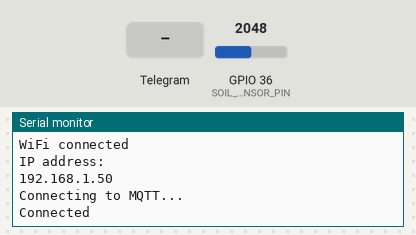
A program run on a simulated ESP32. Shown: the last lines printed to the serial monitor. The inputs (shaded band) are chosen by the test bench; at power-on: GPIO 36 (SOIL_HUMIDITY_SENSOR_PIN) = 2048. WiFi joins after 1.5 s; servers stay silent unless stated; no MQTT or app messages arrive unless stated.

Above: at 5.8 s.
5.9 s: Telegram message "/start" received
At 11.4 s:
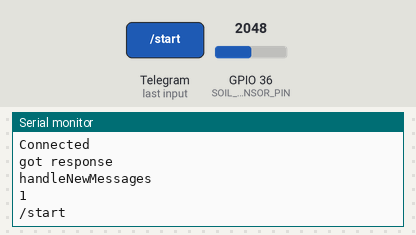
11.8 s: Telegram message "/humidity" received
At 16.4 s:
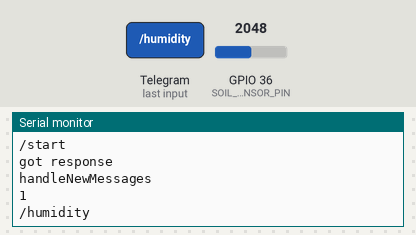

The program:

main.cpp
```cpp
#include "wifi__.h"
#include "mqtt__.h"
#include "soil_sensor.h"
#include "timer.h"
#include "telegram_bot.h"

WiFiClientSecure client;
UniversalTelegramBot bot(BOTtoken, client);

void setup() {
  Serial.begin(115200);

  // setup sensor pin
  pinMode(SOIL_HUMIDITY_SENSOR_PIN, INPUT);

  WiFi.onEvent(WiFiEvent);

  mqttClient.onConnect(onMqttConnect);
  mqttClient.onDisconnect(onMqttDisconnect);
  mqttClient.onSubscribe(onMqttSubscribe);
  mqttClient.onUnsubscribe(onMqttUnsubscribe);
  mqttClient.onMessage(onMqttMessage);
  mqttClient.onPublish(onMqttPublish);
  mqttClient.setServer(MQTT_HOST, MQTT_PORT);

  connectToWifi();

  client.setCACert(TELEGRAM_CERTIFICATE_ROOT); // Add root certificate for api.telegram.org

}

float humidity_value;
int allert_counter = 0;

void loop()
{

  if(millis() % TIMER_INTERVALL_MILLIS >= 0 && millis() % TIMER_INTERVALL_MILLIS < 5){
    humidity_value = GetHumidityValue();

    // publish the value to the mqtt broker
    mqttClient.publish(MQTT_PUB_BONSAI_HUMIDITY_VAL, 0, true, String(humidity_value).c_str());

    // if value less than 50% send allert Telegram msg
    if(humidity_value <= 50){
      if(allert_counter >= ALLERT_DELAY){
        AllertMessages(humidity_value);
        allert_counter = 0;
      } else {
        allert_counter += 1;
      }
    }
    else{
      allert_counter = 0;
    }

    // respond if message is sent
    int numNewMessages = bot.getUpdates(bot.last_message_received + 1);
    while(numNewMessages) {
      Serial.println("got response");
      handleNewMessages(numNewMessages, humidity_value);
      numNewMessages = bot.getUpdates(bot.last_message_received + 1);
    }

    delay(10);
  }

}


// /*
//   Rui Santos
//   Complete project details at https://RandomNerdTutorials.com/telegram-control-esp32-esp8266-nodemcu-outputs/

//   Project created using Brian Lough's Universal Telegram Bot Library: https://github.com/witnessmenow/Universal-Arduino-Telegram-Bot
//   Example based on the Universal Arduino Telegram Bot Library: https://github.com/witnessmenow/Universal-Arduino-Telegram-Bot/blob/master/examples/ESP8266/FlashLED/FlashLED.ino
// */

// #ifdef ESP32
//   #include <WiFi.h>
// #else
//   #include <ESP8266WiFi.h>
// #endif
// #include <WiFiClientSecure.h>
// #include <UniversalTelegramBot.h>   // Universal Telegram Bot Library written by Brian Lough: https://github.com/witnessmenow/Universal-Arduino-Telegram-Bot
// #include <ArduinoJson.h>

// // Replace with your network credentials
// const char* ssid = "Home&Life SuperWiFi-5CAD";
// const char* password = "NF4KP3RJGR4HHGQL";

// // Initialize Telegram BOT
// #define BOTtoken "5961260527:AAFkAbCBDGXLq9z9qc18lgm1GGTp-ZT4m8k"  // your Bot Token (Get from Botfather)

// // Use @myidbot to find out the chat ID of an individual or a group
// // Also note that you need to click "start" on a bot before it can
// // message you
// #define CHAT_ID "1951988684"

// #ifdef ESP8266
//   X509List cert(TELEGRAM_CERTIFICATE_ROOT);
// #endif

// WiFiClientSecure client;
// UniversalTelegramBot bot(BOTtoken, client);

// // Checks for new messages every 1 second.
// int botRequestDelay = 1000;
// unsigned long lastTimeBotRan;

// const int ledPin = 2;
// bool ledState = LOW;

// // Handle what happens when you receive new messages
// void handleNewMessages(int numNewMessages) {
//   Serial.println("handleNewMessages");
//   Serial.println(String(numNewMessages));

//   for (int i=0; i<numNewMessages; i++) {
//     // Chat id of the requester
//     String chat_id = String(bot.messages[i].chat_id);
//     if (chat_id != CHAT_ID){
//       bot.sendMessage(chat_id, "Unauthorized user", "");
//       continue;
//     }

//     // Print the received message
//     String text = bot.messages[i].text;
//     Serial.println(text);

//     String from_name = bot.messages[i].from_name;

//     if (text == "/start") {
//       String welcome = "Welcome, " + from_name + ".\n";
//       welcome += "Use the following commands to control your outputs.\n\n";
//       welcome += "/led_on to turn GPIO ON \n";
//       welcome += "/led_off to turn GPIO OFF \n";
//       welcome += "/state to request current GPIO state \n";
//       bot.sendMessage(chat_id, welcome, "");
//     }

//     if (text == "/led_on") {
//       bot.sendMessage(chat_id, "LED state set to ON", "");
//       ledState = HIGH;
//       digitalWrite(ledPin, ledState);
//     }

//     if (text == "/led_off") {
//       bot.sendMessage(chat_id, "LED state set to OFF", "");
//       ledState = LOW;
//       digitalWrite(ledPin, ledState);
//     }

//     if (text == "/state") {
//       if (digitalRead(ledPin)){
//         bot.sendMessage(chat_id, "LED is ON", "");
//       }
//       else{
//         bot.sendMessage(chat_id, "LED is OFF", "");
//       }
//     }
//   }
// }

// void setup() {
//   Serial.begin(115200);

//   #ifdef ESP8266
//     configTime(0, 0, "pool.ntp.org");      // get UTC time via NTP
//     client.setTrustAnchors(&cert); // Add root certificate for api.telegram.org
//   #endif

//   pinMode(ledPin, OUTPUT);
//   digitalWrite(ledPin, ledState);

//   // Connect to Wi-Fi
//   WiFi.mode(WIFI_STA);
//   WiFi.begin(ssid, password);
//   #ifdef ESP32
//     client.setCACert(TELEGRAM_CERTIFICATE_ROOT); // Add root certificate for api.telegram.org
//   #endif
//   while (WiFi.status() != WL_CONNECTED) {
//     delay(1000);
//     Serial.println("Connecting to WiFi..");
//   }
//   // Print ESP32 Local IP Address
//   Serial.println(WiFi.localIP());
// }

// void loop() {
//   if (millis() > lastTimeBotRan + botRequestDelay)  {
//     int numNewMessages = bot.getUpdates(bot.last_message_received + 1);

//     while(numNewMessages) {
//       Serial.println("got response");
//       handleNewMessages(numNewMessages);
//       numNewMessages = bot.getUpdates(bot.last_message_received + 1);
//     }
//     lastTimeBotRan = millis();
//   }
// }
```

mqtt__.cpp
```cpp
#include "mqtt__.h"
#include "wifi__.h"

AsyncMqttClient mqttClient;
TimerHandle_t mqttReconnectTimer;
TimerHandle_t wifiReconnectTimer;

void connectToMqtt()
{
  Serial.println("Connecting to MQTT...");
  mqttClient.connect();
  Serial.println("Connected");
}


void onMqttConnect(bool sessionPresent)
{
  return;
}


void onMqttDisconnect(AsyncMqttClientDisconnectReason reason)
{
  Serial.println("Disconnected from MQTT.");

  if (WiFi.isConnected()) {
    xTimerStart(mqttReconnectTimer, 0);
  }
}


void onMqttSubscribe(uint16_t packetId, uint8_t qos)
{
  return;
}


void onMqttUnsubscribe(uint16_t packetId)
{
  return;
}


void onMqttMessage(char* topic, char* payload, AsyncMqttClientMessageProperties properties, size_t len, size_t index, size_t total)
{
  return;
}


void onMqttPublish(uint16_t packetId)
{
  return;
}
```

mqtt__.h
```cpp
#ifndef MQTT_H
#define MQTT_H

#include <Arduino.h>
#include <AsyncMqttClient.h>

//  Mosquitto MQTT Broker
#define MQTT_HOST "test.mosquitto.org"
#define MQTT_PORT 1883


//MQTT Topics
#define MQTT_PUB_BONSAI_HUMIDITY_VAL "bonsai/umidita/val"

extern AsyncMqttClient mqttClient;
extern TimerHandle_t mqttReconnectTimer;
extern TimerHandle_t wifiReconnectTimer;

void connectToMqtt();
void onMqttConnect(bool sessionPresent);
void onMqttDisconnect(AsyncMqttClientDisconnectReason reason);
void onMqttSubscribe(uint16_t packetId, uint8_t qos);
void onMqttUnsubscribe(uint16_t packetId);
void onMqttMessage(char* topic, char* payload, AsyncMqttClientMessageProperties properties, size_t len, size_t index, size_t total);
void onMqttPublish(uint16_t packetId);


#endif
```

soil_sensor.cpp
```cpp
#include "soil_sensor.h"


float GetHumidityValue(void)
{
    float value;
    value = analogRead(SOIL_HUMIDITY_SENSOR_PIN);
    value /= 4095;
    value *= 100;
    value = 100 - value;

    return value;
}

String GetHumidityGrafic(void)
{
    String output = "[";
    static float values[] = {0,0,0,0,0,0,0,0,0,0,0,0,0,0,0,0,0,0,0,0};

    for(int i=0; i < MAX_VALUES_GRAFIC -1; i++){
        values[i] = values[i+1];

        output += String(values[i]);
        output += ",";
    }
    values[MAX_VALUES_GRAFIC-1] = GetHumidityValue();

    output += values[MAX_VALUES_GRAFIC-1];
    output += "]";

    return output;
}
```

soil_sensor.h
```cpp
#ifndef SOIL_SENSOR
#define SOIL_SENSOR
#include <Arduino.h>


#define SOIL_HUMIDITY_SENSOR_PIN 36
#define MAX_VALUES_GRAFIC 20

float GetHumidityValue(void);
String GetHumidityGrafic(void);

#endif
```

telegram_bot.cpp
```cpp
#include "telegram_bot.h"

void handleNewMessages(int numNewMessages, float humidity_value)
{
  Serial.println("handleNewMessages");
  Serial.println(String(numNewMessages));

  for (int i=0; i<numNewMessages; i++) {
    // Chat id of the requester
    String chat_id = String(bot.messages[i].chat_id);

    // Print the received message
    String text = bot.messages[i].text;
    Serial.println(text);

    String from_name = bot.messages[i].from_name;

    if (text == "/start") {
      String welcome = "Ciao, " + from_name + "!\n";
      welcome += "Io sono Varna e mi occuperò di avvisarti quando dovrai annaffiare le tue piante.\n";
      welcome += "Per sapere la salute della tua pianta digita:\n/humidity e ti dirò l'umidità del terreno!";
      bot.sendMessage(chat_id, welcome, "");
    }

    if (text == "/humidity") {
        String humidity_msg = "L'umidità è di ";
        humidity_msg += String(humidity_value) + " %";
        bot.sendMessage(chat_id, humidity_msg, "");
    }
  }
}


void AllertMessages(float humidity_value)
{
    // Chat id of the requester
    String chat_id = String(bot.messages[0].chat_id);

    String humidity_msg = "ATTENZIONE! L'umidità è sotto la soglia del 50%, corrisponde al ";
    humidity_msg += String(humidity_value) + " %.\n";

    bot.sendMessage(chat_id, humidity_msg, "");
}
```

telegram_bot.h
```cpp
#ifndef TELEGRAM_BOT
#define TELEGRAM_BOT

#include <UniversalTelegramBot.h>   // Universal Telegram Bot Library written by Brian Lough: https://github.com/witnessmenow/Universal-Arduino-Telegram-Bot
#include <WiFiClientSecure.h>
#include <ArduinoJson.h>

// Initialize Telegram BOT
#define BOTtoken "5961260527:AAFkAbCBDGXLq9z9qc18lgm1GGTp-ZT4m8k"  // your Bot Token (Get from Botfather)
#define CHAT_ID "1951988684"


extern WiFiClientSecure client;
extern UniversalTelegramBot bot;


void handleNewMessages(int numNewMessages, float humidity_value);
void AllertMessages(float humidity_value);

#endif
```

timer.cpp
```cpp
#include "timer.h"
```

timer.h
```cpp
#ifndef LOCAL_TIME
#define LOCAL_TIME

#define TIMER_INTERVALL_MILLIS 5000
#define ALLERT_DELAY 200


#endif
```

wifi__.cpp
```cpp
#include "wifi__.h"
#include "mqtt__.h"

void connectToWifi()
{
  Serial.println("Connecting to Wi-Fi...");
  WiFi.begin(WIFI_SSID, WIFI_PASSWORD);
}


void WiFiEvent(WiFiEvent_t event)
{
    Serial.printf("[WiFi-event] event: %d\n", event);
    switch(event) {
    case SYSTEM_EVENT_STA_GOT_IP:
        Serial.println("WiFi connected");
        Serial.println("IP address: ");
        Serial.println(WiFi.localIP());
        connectToMqtt();
        break;
    case SYSTEM_EVENT_STA_DISCONNECTED:
        Serial.println("WiFi lost connection");
        xTimerStop(mqttReconnectTimer, 0); // ensure we don't reconnect to MQTT while reconnecting to Wi-Fi
        xTimerStart(wifiReconnectTimer, 0);
        break;
    }
}
```

wifi__.h
```cpp
#ifndef WIFI_H
#define WIFI_H

#include <Arduino.h>
#include <WiFi.h>

//  Bolzano network credentials
// #define WIFI_SSID "HUAWEI-B535-B105"
// #define WIFI_PASSWORD "D9MY17N3BB8"

// Federico's hotspot credentials
// #define WIFI_SSID "Aifon di Federico"
// #define WIFI_PASSWORD "87654321a"

// Camilla's wifi credentials
#define WIFI_SSID "Home&Life SuperWiFi-5CAD"
#define WIFI_PASSWORD "NF4KP3RJGR4HHGQL"


void connectToWifi();
void WiFiEvent(WiFiEvent_t event);


#endif
```

Measured:
- after the input at 5.9 s, the serial monitor: prints a new line after 4.4 s (image 1)
- after the input at 11.8 s, the serial monitor: prints a new line after 3.5 s (image 2)
